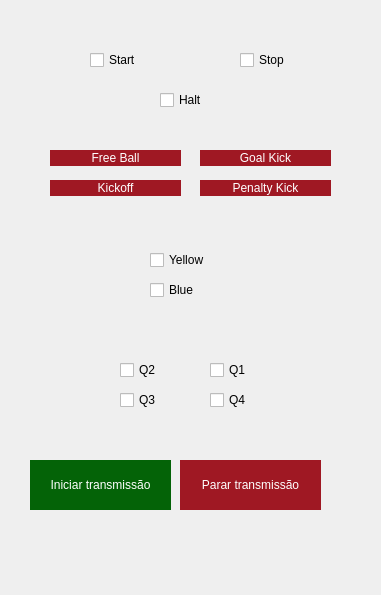
<?xml version="1.0" encoding="UTF-8"?>
<ui version="4.0">
 <class>MainWindow</class>
 <widget class="QMainWindow" name="MainWindow">
  <property name="geometry">
   <rect>
    <x>0</x>
    <y>0</y>
    <width>381</width>
    <height>595</height>
   </rect>
  </property>
  <property name="windowTitle">
   <string>MainWindow</string>
  </property>
  <widget class="QWidget" name="centralwidget">
   <widget class="QCheckBox" name="QT_btStart">
    <property name="geometry">
     <rect>
      <x>90</x>
      <y>50</y>
      <width>81</width>
      <height>20</height>
     </rect>
    </property>
    <property name="text">
     <string>Start</string>
    </property>
   </widget>
   <widget class="QCheckBox" name="QT_btQ1">
    <property name="geometry">
     <rect>
      <x>210</x>
      <y>360</y>
      <width>81</width>
      <height>20</height>
     </rect>
    </property>
    <property name="text">
     <string>Q1</string>
    </property>
   </widget>
   <widget class="QCheckBox" name="QT_btQ2">
    <property name="geometry">
     <rect>
      <x>120</x>
      <y>360</y>
      <width>81</width>
      <height>20</height>
     </rect>
    </property>
    <property name="text">
     <string>Q2</string>
    </property>
   </widget>
   <widget class="QPushButton" name="QT_btKickOff">
    <property name="geometry">
     <rect>
      <x>50</x>
      <y>180</y>
      <width>131</width>
      <height>16</height>
     </rect>
    </property>
    <property name="styleSheet">
     <string notr="true">QPushButton{
	color: rgb(255, 255, 255);
	background-color: #9F1823;
	border-radius:0px;
}
QPushButton:hover{
	color: rgb(255, 255, 255);
	background-color: #ff0000;
	border-radius:0px;
}</string>
    </property>
    <property name="text">
     <string>Kickoff</string>
    </property>
   </widget>
   <widget class="QCheckBox" name="QT_btBlue">
    <property name="geometry">
     <rect>
      <x>150</x>
      <y>280</y>
      <width>81</width>
      <height>20</height>
     </rect>
    </property>
    <property name="text">
     <string>Blue</string>
    </property>
   </widget>
   <widget class="QPushButton" name="QT_btFreeBall">
    <property name="geometry">
     <rect>
      <x>50</x>
      <y>150</y>
      <width>131</width>
      <height>16</height>
     </rect>
    </property>
    <property name="styleSheet">
     <string notr="true">QPushButton{
	color: rgb(255, 255, 255);
	background-color: #9F1823;
	border-radius:0px;
}
QPushButton:hover{
	color: rgb(255, 255, 255);
	background-color: #ff0000;
	border-radius:0px;
}</string>
    </property>
    <property name="text">
     <string>Free Ball</string>
    </property>
   </widget>
   <widget class="QPushButton" name="QT_btGoalKick">
    <property name="geometry">
     <rect>
      <x>200</x>
      <y>150</y>
      <width>131</width>
      <height>16</height>
     </rect>
    </property>
    <property name="styleSheet">
     <string notr="true">QPushButton{
	color: rgb(255, 255, 255);
	background-color: #9F1823;
	border-radius:0px;
}
QPushButton:hover{
	color: rgb(255, 255, 255);
	background-color: #ff0000;
	border-radius:0px;
}</string>
    </property>
    <property name="text">
     <string>Goal Kick</string>
    </property>
   </widget>
   <widget class="QPushButton" name="QT_btPenaltyKick">
    <property name="geometry">
     <rect>
      <x>200</x>
      <y>180</y>
      <width>131</width>
      <height>16</height>
     </rect>
    </property>
    <property name="styleSheet">
     <string notr="true">QPushButton{
	color: rgb(255, 255, 255);
	background-color: #9F1823;
	border-radius:0px;
}
QPushButton:hover{
	color: rgb(255, 255, 255);
	background-color: #ff0000;
	border-radius:0px;
}</string>
    </property>
    <property name="text">
     <string>Penalty Kick</string>
    </property>
   </widget>
   <widget class="QCheckBox" name="QT_btQ4">
    <property name="geometry">
     <rect>
      <x>210</x>
      <y>390</y>
      <width>81</width>
      <height>20</height>
     </rect>
    </property>
    <property name="text">
     <string>Q4</string>
    </property>
   </widget>
   <widget class="QCheckBox" name="QT_btYellow">
    <property name="geometry">
     <rect>
      <x>150</x>
      <y>250</y>
      <width>81</width>
      <height>20</height>
     </rect>
    </property>
    <property name="text">
     <string>Yellow</string>
    </property>
   </widget>
   <widget class="QCheckBox" name="QT_btStop">
    <property name="geometry">
     <rect>
      <x>240</x>
      <y>50</y>
      <width>81</width>
      <height>20</height>
     </rect>
    </property>
    <property name="text">
     <string>Stop</string>
    </property>
   </widget>
   <widget class="QCheckBox" name="QT_btHalt">
    <property name="geometry">
     <rect>
      <x>160</x>
      <y>90</y>
      <width>81</width>
      <height>20</height>
     </rect>
    </property>
    <property name="text">
     <string>Halt</string>
    </property>
   </widget>
   <widget class="QCheckBox" name="QT_btQ3">
    <property name="geometry">
     <rect>
      <x>120</x>
      <y>390</y>
      <width>81</width>
      <height>20</height>
     </rect>
    </property>
    <property name="text">
     <string>Q3</string>
    </property>
   </widget>
   <widget class="QPushButton" name="btPararTransmissao">
    <property name="geometry">
     <rect>
      <x>180</x>
      <y>460</y>
      <width>141</width>
      <height>50</height>
     </rect>
    </property>
    <property name="palette">
     <palette>
      <active>
       <colorrole role="WindowText">
        <brush brushstyle="SolidPattern">
         <color alpha="255">
          <red>255</red>
          <green>255</green>
          <blue>255</blue>
         </color>
        </brush>
       </colorrole>
       <colorrole role="Button">
        <brush brushstyle="SolidPattern">
         <color alpha="255">
          <red>159</red>
          <green>24</green>
          <blue>35</blue>
         </color>
        </brush>
       </colorrole>
       <colorrole role="Text">
        <brush brushstyle="SolidPattern">
         <color alpha="255">
          <red>255</red>
          <green>255</green>
          <blue>255</blue>
         </color>
        </brush>
       </colorrole>
       <colorrole role="ButtonText">
        <brush brushstyle="SolidPattern">
         <color alpha="255">
          <red>255</red>
          <green>255</green>
          <blue>255</blue>
         </color>
        </brush>
       </colorrole>
       <colorrole role="Base">
        <brush brushstyle="SolidPattern">
         <color alpha="255">
          <red>159</red>
          <green>24</green>
          <blue>35</blue>
         </color>
        </brush>
       </colorrole>
       <colorrole role="Window">
        <brush brushstyle="SolidPattern">
         <color alpha="255">
          <red>159</red>
          <green>24</green>
          <blue>35</blue>
         </color>
        </brush>
       </colorrole>
      </active>
      <inactive>
       <colorrole role="WindowText">
        <brush brushstyle="SolidPattern">
         <color alpha="255">
          <red>255</red>
          <green>255</green>
          <blue>255</blue>
         </color>
        </brush>
       </colorrole>
       <colorrole role="Button">
        <brush brushstyle="SolidPattern">
         <color alpha="255">
          <red>159</red>
          <green>24</green>
          <blue>35</blue>
         </color>
        </brush>
       </colorrole>
       <colorrole role="Text">
        <brush brushstyle="SolidPattern">
         <color alpha="255">
          <red>255</red>
          <green>255</green>
          <blue>255</blue>
         </color>
        </brush>
       </colorrole>
       <colorrole role="ButtonText">
        <brush brushstyle="SolidPattern">
         <color alpha="255">
          <red>255</red>
          <green>255</green>
          <blue>255</blue>
         </color>
        </brush>
       </colorrole>
       <colorrole role="Base">
        <brush brushstyle="SolidPattern">
         <color alpha="255">
          <red>159</red>
          <green>24</green>
          <blue>35</blue>
         </color>
        </brush>
       </colorrole>
       <colorrole role="Window">
        <brush brushstyle="SolidPattern">
         <color alpha="255">
          <red>159</red>
          <green>24</green>
          <blue>35</blue>
         </color>
        </brush>
       </colorrole>
      </inactive>
      <disabled>
       <colorrole role="WindowText">
        <brush brushstyle="SolidPattern">
         <color alpha="255">
          <red>255</red>
          <green>255</green>
          <blue>255</blue>
         </color>
        </brush>
       </colorrole>
       <colorrole role="Button">
        <brush brushstyle="SolidPattern">
         <color alpha="255">
          <red>159</red>
          <green>24</green>
          <blue>35</blue>
         </color>
        </brush>
       </colorrole>
       <colorrole role="Text">
        <brush brushstyle="SolidPattern">
         <color alpha="255">
          <red>255</red>
          <green>255</green>
          <blue>255</blue>
         </color>
        </brush>
       </colorrole>
       <colorrole role="ButtonText">
        <brush brushstyle="SolidPattern">
         <color alpha="255">
          <red>255</red>
          <green>255</green>
          <blue>255</blue>
         </color>
        </brush>
       </colorrole>
       <colorrole role="Base">
        <brush brushstyle="SolidPattern">
         <color alpha="255">
          <red>159</red>
          <green>24</green>
          <blue>35</blue>
         </color>
        </brush>
       </colorrole>
       <colorrole role="Window">
        <brush brushstyle="SolidPattern">
         <color alpha="255">
          <red>159</red>
          <green>24</green>
          <blue>35</blue>
         </color>
        </brush>
       </colorrole>
      </disabled>
     </palette>
    </property>
    <property name="styleSheet">
     <string notr="true">QPushButton{
	color: rgb(255, 255, 255);
	background-color: #9F1823;
	border-radius:0px;
}
QPushButton:hover{
	color: rgb(255, 255, 255);
	background-color: #ff0000;
	border-radius:0px;
}</string>
    </property>
    <property name="text">
     <string>Parar transmissão</string>
    </property>
   </widget>
   <widget class="QPushButton" name="btJogar">
    <property name="geometry">
     <rect>
      <x>30</x>
      <y>460</y>
      <width>141</width>
      <height>50</height>
     </rect>
    </property>
    <property name="palette">
     <palette>
      <active>
       <colorrole role="WindowText">
        <brush brushstyle="SolidPattern">
         <color alpha="255">
          <red>255</red>
          <green>255</green>
          <blue>255</blue>
         </color>
        </brush>
       </colorrole>
       <colorrole role="Button">
        <brush brushstyle="SolidPattern">
         <color alpha="255">
          <red>4</red>
          <green>99</green>
          <blue>7</blue>
         </color>
        </brush>
       </colorrole>
       <colorrole role="Text">
        <brush brushstyle="SolidPattern">
         <color alpha="255">
          <red>255</red>
          <green>255</green>
          <blue>255</blue>
         </color>
        </brush>
       </colorrole>
       <colorrole role="ButtonText">
        <brush brushstyle="SolidPattern">
         <color alpha="255">
          <red>255</red>
          <green>255</green>
          <blue>255</blue>
         </color>
        </brush>
       </colorrole>
       <colorrole role="Base">
        <brush brushstyle="SolidPattern">
         <color alpha="255">
          <red>4</red>
          <green>99</green>
          <blue>7</blue>
         </color>
        </brush>
       </colorrole>
       <colorrole role="Window">
        <brush brushstyle="SolidPattern">
         <color alpha="255">
          <red>4</red>
          <green>99</green>
          <blue>7</blue>
         </color>
        </brush>
       </colorrole>
      </active>
      <inactive>
       <colorrole role="WindowText">
        <brush brushstyle="SolidPattern">
         <color alpha="255">
          <red>255</red>
          <green>255</green>
          <blue>255</blue>
         </color>
        </brush>
       </colorrole>
       <colorrole role="Button">
        <brush brushstyle="SolidPattern">
         <color alpha="255">
          <red>4</red>
          <green>99</green>
          <blue>7</blue>
         </color>
        </brush>
       </colorrole>
       <colorrole role="Text">
        <brush brushstyle="SolidPattern">
         <color alpha="255">
          <red>255</red>
          <green>255</green>
          <blue>255</blue>
         </color>
        </brush>
       </colorrole>
       <colorrole role="ButtonText">
        <brush brushstyle="SolidPattern">
         <color alpha="255">
          <red>255</red>
          <green>255</green>
          <blue>255</blue>
         </color>
        </brush>
       </colorrole>
       <colorrole role="Base">
        <brush brushstyle="SolidPattern">
         <color alpha="255">
          <red>4</red>
          <green>99</green>
          <blue>7</blue>
         </color>
        </brush>
       </colorrole>
       <colorrole role="Window">
        <brush brushstyle="SolidPattern">
         <color alpha="255">
          <red>4</red>
          <green>99</green>
          <blue>7</blue>
         </color>
        </brush>
       </colorrole>
      </inactive>
      <disabled>
       <colorrole role="WindowText">
        <brush brushstyle="SolidPattern">
         <color alpha="255">
          <red>255</red>
          <green>255</green>
          <blue>255</blue>
         </color>
        </brush>
       </colorrole>
       <colorrole role="Button">
        <brush brushstyle="SolidPattern">
         <color alpha="255">
          <red>4</red>
          <green>99</green>
          <blue>7</blue>
         </color>
        </brush>
       </colorrole>
       <colorrole role="Text">
        <brush brushstyle="SolidPattern">
         <color alpha="255">
          <red>255</red>
          <green>255</green>
          <blue>255</blue>
         </color>
        </brush>
       </colorrole>
       <colorrole role="ButtonText">
        <brush brushstyle="SolidPattern">
         <color alpha="255">
          <red>255</red>
          <green>255</green>
          <blue>255</blue>
         </color>
        </brush>
       </colorrole>
       <colorrole role="Base">
        <brush brushstyle="SolidPattern">
         <color alpha="255">
          <red>4</red>
          <green>99</green>
          <blue>7</blue>
         </color>
        </brush>
       </colorrole>
       <colorrole role="Window">
        <brush brushstyle="SolidPattern">
         <color alpha="255">
          <red>4</red>
          <green>99</green>
          <blue>7</blue>
         </color>
        </brush>
       </colorrole>
      </disabled>
     </palette>
    </property>
    <property name="styleSheet">
     <string notr="true">QPushButton{
	color: rgb(255, 255, 255);
	background-color: #046307;
	border-radius:0px;
}
QPushButton:hover{
	color: rgb(255, 255, 255);
	background-color: #41a317;
	border-radius:0px;
}</string>
    </property>
    <property name="text">
     <string>Iniciar transmissão</string>
    </property>
   </widget>
  </widget>
 </widget>
 <resources/>
 <connections/>
</ui>
